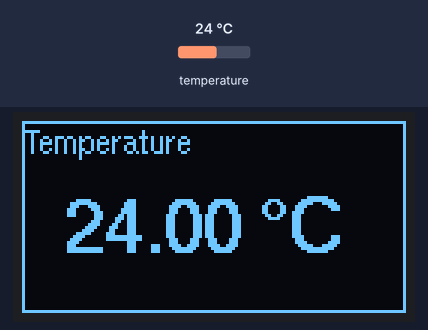
Recording of a sketch running on a simulated ESP8266 (NodeMCU). Shown: 128×64 one-colour display. The inputs (shaded band) are chosen by the test bench; at power-on: temperature 24 °C. What the sketch prints to the serial monitor is not drawn.

Above: at 2.4 s.
2.5 s: temperature set to 12 °C
At 4.8 s:
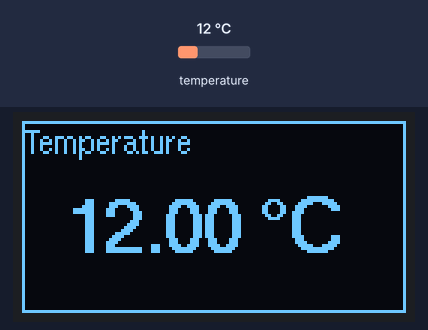
5.1 s: temperature set to 19 °C
At 6.0 s:
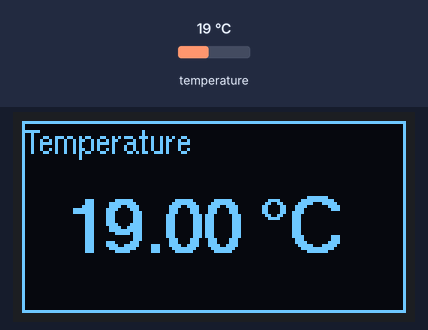
7.6 s: temperature set to 28 °C
At 10.4 s:
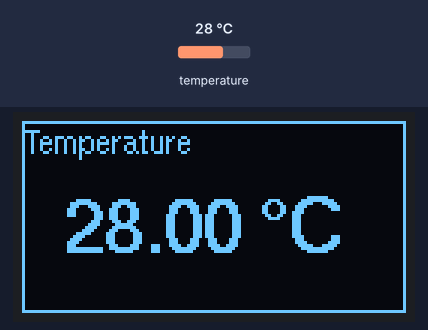
Timing chart, 0 to 11.9 s (numbered marks = the images above; inputs shaded):
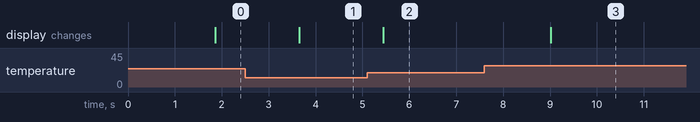

The sketch:

ds18b20_oled.ino
```cpp
// (licence header left out)
#include <U8g2lib.h>
#include <OneWire.h>
#include <DallasTemperature.h>

#define ONE_WIRE_BUS D6

OneWire oneWire(ONE_WIRE_BUS);
DallasTemperature sensors(&oneWire);

U8G2_SSD1306_128X64_NONAME_F_4W_SW_SPI u8g2(U8G2_R0, /* clock=*/ D1, /* data=*/ D2, /* cs=*/ D5, /* dc=*/ D4, /* reset=*/ D3);
char draw[30];

#define LINE0 11
#define LINE1 22
#define LINE2 33
#define LINE4 44
#define LINE5 55

void setup() {
  u8g2.begin();
  u8g2.enableUTF8Print();
  u8g2.setFont(u8g2_font_helvR08_tf);

  u8g2.clearBuffer();
  u8g2.drawStr(0, 12, "Arduino Slovakia");
  u8g2.drawStr(0, 26, "DS18B20 Thermometer");
  u8g2.sendBuffer();

  sensors.begin();
  sensors.setResolution(12);

  Serial.begin(115200);

  delay(1000);

  Serial.println("Setup done");
}

void loop() {
  if (sensors.getDS18Count() != 0) {
    sensors.requestTemperatures();
    double temp = sensors.getTempCByIndex(0);
    Serial.println(temp);

    u8g2.clearBuffer();
    sprintf(draw, "Temperature");
    u8g2.setFont(u8g2_font_helvR08_tf);
    u8g2.drawUTF8(1, LINE0, draw);
    sprintf(draw, "%.02f °C", temp);
    u8g2.setFont(u8g2_font_helvB18_tf);
    u8g2.drawUTF8(15, LINE4, draw);
    u8g2.drawFrame(0, 0, 128, 64);
    u8g2.sendBuffer();
  }
  else {
    u8g2.clearBuffer();
    u8g2.setFont(u8g2_font_helvR08_tf);
    u8g2.drawUTF8(1, LINE0, "Error");
    u8g2.drawFrame(0, 0, 128, 64);
    u8g2.sendBuffer();
  }
  delay(1000);
}
```

Measured:
- after the input at 2.5 s, the display: changes after 1.2 s (image 1)
- after the input at 5.1 s, the display: changes after 0.34 s (image 2)
- after the input at 7.6 s, the display: changes after 1.4 s (image 3)
